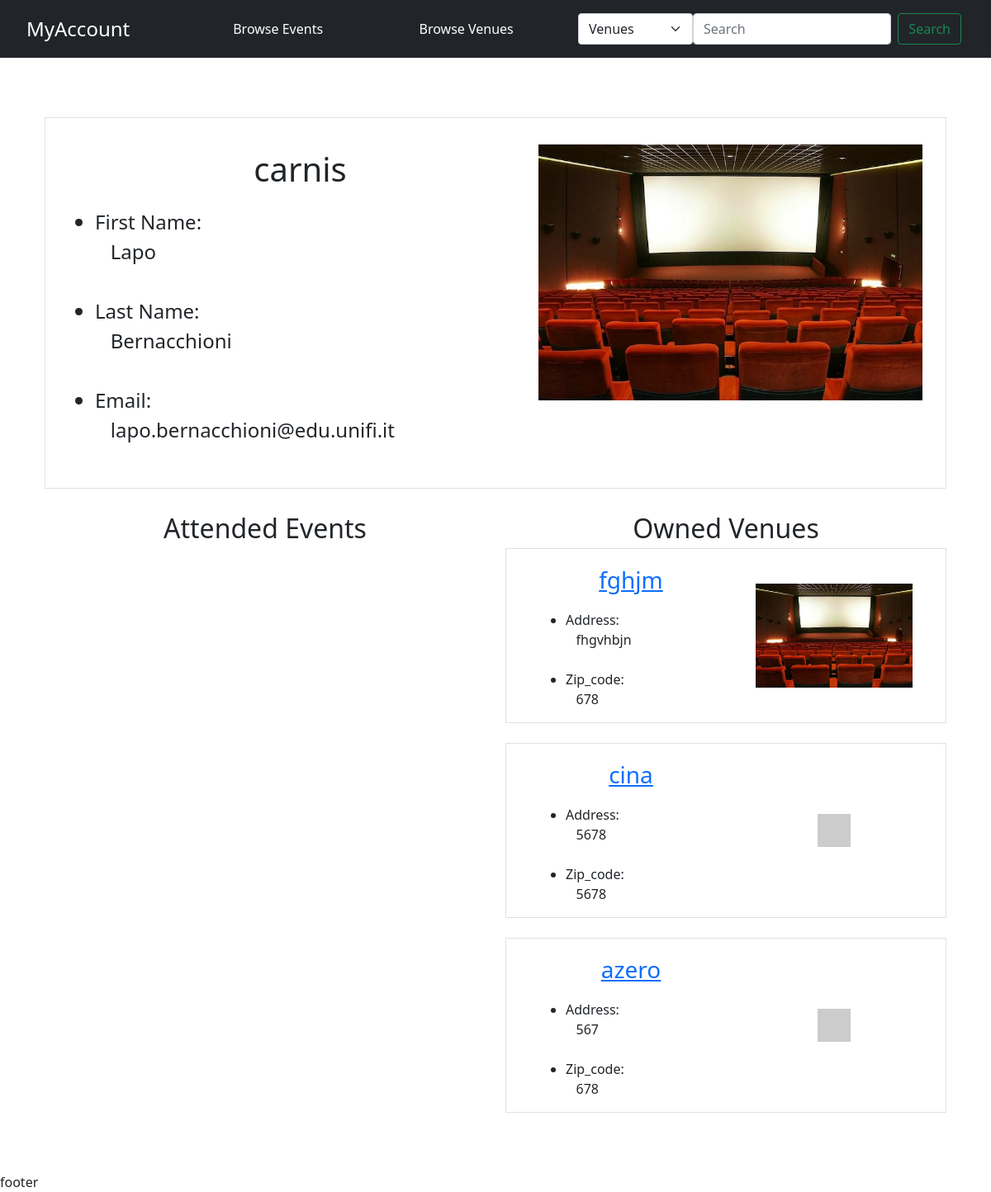
Page /show_user/1 on the committed database.
### members/models.py (models this page shows, shortened)
class ProfilePic(models.Model):
    user = models.OneToOneField(User, on_delete=models.CASCADE)
    image = models.ImageField(null=True, blank=True, upload_to="images/user_pic")

### events/models.py (models this page shows)
class Venue(models.Model):
    name = models.CharField('Venue Name', max_length=120)
    address = models.CharField('Venue Address', max_length=300)
    zip_code = models.CharField('Venue Zip Code', max_length=15)
    phone = models.CharField('Phone Contact', max_length=25)
    web = models.URLField('WebPage', blank=True)
    email = models.EmailField('EmailAddress', blank=True)
    owner = models.ForeignKey(User, related_name='owner', blank=False, null=True, on_delete=models.SET_NULL)
    image = models.ImageField(null=True, blank=True, upload_to="images/venues")
    def __str__(self):
        return self.name

### events/views.py (the view)
# urls.py: path('show_user/<user_id>', views.show_user, name="show-user"),
def show_user(request, user_id):
    user = User.objects.get(pk=user_id)
    attended_events = Event.objects.filter(attendees=user).exclude(date__lt=datetime.now())
    attended_events = attended_events.order_by('date')
    owned_venues = Venue.objects.filter(owner=user)
    owner=False
    if user == request.user:
        owner=True
    return render(request,
        'events/show_user.html', {
        'attended_events': attended_events,
        'owned_venues': owned_venues,
        'user': user,
        'owner': owner,
        })

### events/templates/events/show_user.html (shortened to what this page needs)
{% extends 'events/base.html' %}
{% block content %}
<div class="container">
    <br /><br />
    <div class="container border">
        <div class="ps-3">
            <ul class="fs-4 mt-3 row">
                <div class="col-6 ">
                    <center class="m-3 fs-1">{{user}}</center>
                    <li>First Name: <br> &nbsp;&nbsp; {{user.first_name}}</li>
                    <br>
                    <li>Last Name:<br> &nbsp;&nbsp; {{user.last_name}}</li>
                    <br>
                    <li>Email:<br> &nbsp;&nbsp; {{user.email}}</li>
                    <br>
                </div>
                <center class="col-6">
                    {% if user.profilepic.image %}
                    <div class="d-flex justify-content-center align-items-center">
                    <img class="img-fluid p-3" src="{{user.profilepic.image.url}}" alt="">
                    </div>
                    {% else %}
                    <div class="d-flex justify-content-center align-items-center">
                    <img class="img-fluid p-3" src="https://placehold.co/400x300" alt="">
                    </div>
                    {% endif %}
                </center>
            </ul>
        </div>
    </div>
    <br />
    <div class="row">
    <div class="container  col-6">
        <center class="fs-2"> Attended Events</center>
    </div>
    <div class="container  col-6">
        <center class="fs-2"> Owned Venues</center>
        {%for venue in owned_venues%}
        <div class="container border">
            <div class="ps-3 row">
                <div class="col-6 ">
                    <center class="m-3 fs-3 overflow-hidden text-wrap text-break"><a href="{% url 'show-venue' venue.id %}">{{venue}}</a></center>
                    <ul class="fs-6 mt-3">
                        <li>Address: <br> &nbsp;&nbsp; {{venue.address}}</li>
                        <br>
                        <li>Zip_code:<br> &nbsp;&nbsp; {{venue.zip_code}}</li>
                    </ul>
                </div>
                {% if venue.image %}
                <div class="col-6 d-flex justify-content-center align-items-center">
                <img class="p-3 img-fluid" src="{{venue.image.url}}" alt="" >
                </div>
                {% else %}
                <div class="col-6 d-flex justify-content-center align-items-center">
                <img class="img-fluid p-3" src="https://placehold.co/40x40" alt="" >
                </div>
                {% endif %}
            </div>
        </div>
        <br />
        {% endfor%}
    </div>
    </div>
</div>
{% endblock %}

### rows in the picture
Venue: name "fghjm", address "fhgvhbjn", zip_code "678", image (picture)
Venue: name "cina", address "5678", zip_code "5678"
Venue: name "azero", address "567", zip_code "678"

### other values in the picture
{{ user }} "carnis"
{{ user.first_name }} "Lapo"
{{ user.last_name }} "Bernacchioni"
{{ user.email }} "lapo.bernacchioni@edu.unifi.it"
